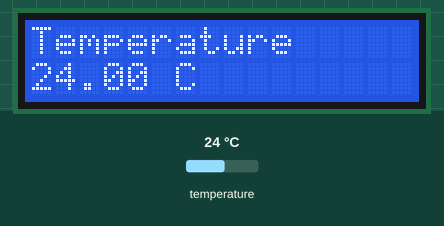
Simulated run of this program. Board: Raspberry Pi (BCM pin numbers). Parts: 16×2 character LCD. Inputs (shaded band) come from the test bench; at power-on: temperature 24 °C.

Above: at 1.3 s.
1.4 s: temperature set to 12 °C
At 7.2 s:
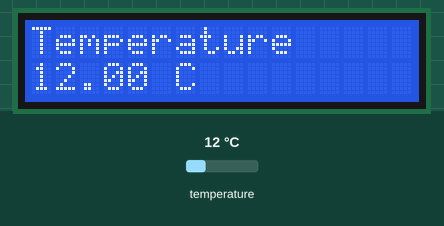
7.9 s: temperature set to 19 °C
At 13.8 s:
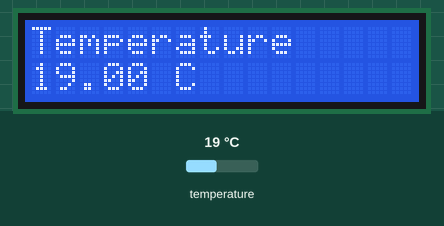
14.1 s: temperature set to 28 °C
At 21.96 s:
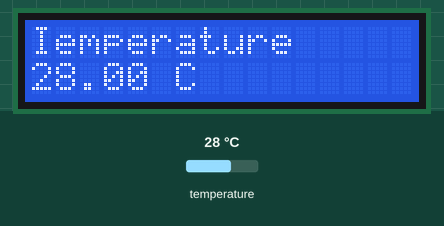
Timing chart, 0 to 23.5 s (numbered marks = the images above; inputs shaded):
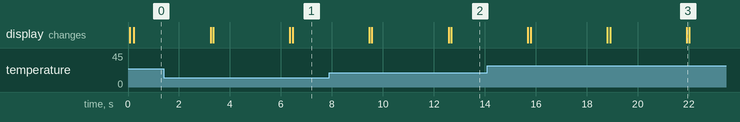

The program:

I2C-tmp_ip.py
```python
import smbus
import time
import socket

bus = smbus.SMBus(1)

MPU_ADDR = 0x68
LCD_ADDR = 0x27

PWR_MGMT_1 = 0x6B
TEMP_OUT_H = 0x41

# Wake MPU6050
bus.write_byte_data(MPU_ADDR, PWR_MGMT_1, 0)

# ---------- LCD FUNCTIONS ----------
def lcd_write(data):
    bus.write_byte(LCD_ADDR, data)

def lcd_toggle(data):
    lcd_write(data | 0x04)
    time.sleep(0.0005)
    lcd_write(data & ~0x04)
    time.sleep(0.0005)

def lcd_send(data, mode):
    high = mode | (data & 0xF0) | 0x08
    low = mode | ((data << 4) & 0xF0) | 0x08
    lcd_write(high)
    lcd_toggle(high)
    lcd_write(low)
    lcd_toggle(low)

def lcd_cmd(cmd):
    lcd_send(cmd, 0)

def lcd_char(c):
    lcd_send(ord(c), 1)

def lcd_init():
    time.sleep(0.05)
    lcd_cmd(0x33)
    lcd_cmd(0x32)
    lcd_cmd(0x28)
    lcd_cmd(0x0C)
    lcd_cmd(0x06)
    lcd_cmd(0x01)
    time.sleep(0.05)

def lcd_string(text, line):
    lcd_cmd(0x80 if line == 1 else 0xC0)
    for c in text.ljust(16):
        lcd_char(c)

# ---------- MPU6050 ----------
def read_temperature():
    high = bus.read_byte_data(MPU_ADDR, TEMP_OUT_H)
    low = bus.read_byte_data(MPU_ADDR, TEMP_OUT_H + 1)
    raw = (high << 8) | low
    if raw > 32768:
        raw -= 65536
    return (raw / 340.0) + 36.53

# ---------- IP ADDRESS ----------
def get_ip_address():
    try:
        s = socket.socket(socket.AF_INET, socket.SOCK_DGRAM)
        s.connect(("8.8.8.8", 80))
        ip = s.getsockname()[0]
        s.close()
        return ip
    except:
        return "No Network"

# ---------- MAIN ----------
lcd_init()

views = 2
current_view = 0

while True:
    if current_view == 0:
        temp = read_temperature()
        lcd_string("Temperature", 1)
        lcd_string(f"{temp:.2f} C", 2)

    elif current_view == 1:
        ip = get_ip_address()
        lcd_string("IP Address", 1)
        lcd_string(ip, 2)

    current_view = (current_view + 1) % views
    time.sleep(3)
```
